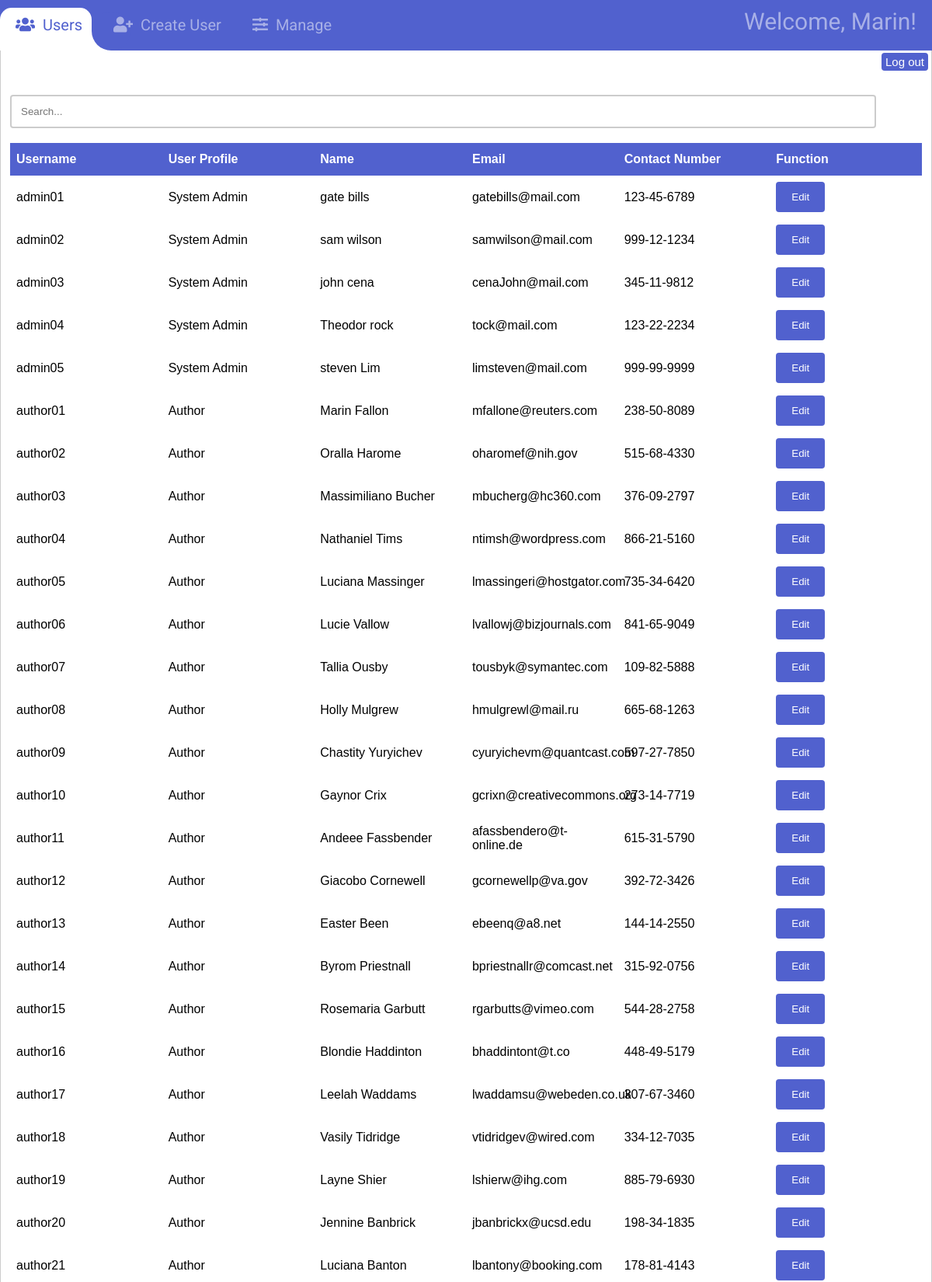
The app's page /main/Admin.php (signed in, upper part) with its own data.
### tables this page shows
CREATE TABLE `user_info` (
  `user_ID` varchar(45) NOT NULL,
  `user_FName` varchar(45) NOT NULL,
  `user_LName` varchar(45) NOT NULL,
  `user_Email` varchar(45) NOT NULL,
  `user_Mobile` varchar(45) NOT NULL,
  `user_Password` varchar(45) NOT NULL,
  `user_Profile` varchar(45) NOT NULL,
  PRIMARY KEY (`user_ID`)
);

### main/Entity/UserEntity.php (called while the page is built, shortened)
<?php
class User {
    function list_users() {
        $connConfig = new Connection();
        $conn = new mysqli($connConfig->get_servername(), $connConfig->get_username(), $connConfig->get_password(), $connConfig->get_dbname());
        $sql = "SELECT user_ID, user_FName, user_LName, user_Email, user_Mobile, user_Password, user_Profile FROM user_info";
        $bool = $conn->query($sql);
        if ($bool->num_rows > 0) {
            $row = mysqli_fetch_all($bool, MYSQLI_ASSOC);
        }
        else {
            $row = "";
        }
        return $row;
    }
}
?>

### main/Controller/AdminListUserController.php (called while the page is built, shortened)
<?php
    include_once("./Entity/UserEntity.php");
    class ViewAndEditUserController {
        function list_users() {
            $show_users = new User();
            $row = $show_users->list_users();
            return $row;
        }
    }
?>

### main/Admin.php (the view, shortened to what this page needs)
<!DOCTYPE html>
<html lang="en">
<head>
  <link rel='stylesheet' href='https://cdnjs.cloudflare.com/ajax/libs/font-awesome/5.10.2/css/all.css'>
  <link rel="stylesheet" href="style/general.css">
</head>
<body>
  <div id="navbar-animmenu">
    <ul class="show-dropdown main-navbar">
      <div class="hori-selector">
        <div class="right"></div>
      </div>
      <li id="userTab" class="active">
        <a href="javascript:openSegment('user');"><i class="fas fa-users"></i>Users</a>
      </li>
      <li id="createuserTab">
        <a href="javascript:openSegment('createuser');"><i class="fas fa-user-plus"></i>Create User</a>
      </li>
      <li id="manageTab">
        <a href="javascript:openSegment('manage');"><i class="fas fa-sliders-h"></i>Manage</a>
      </li>
      <div class="welcome">Welcome, <?php echo $_SESSION["FName"]; ?>!</div>
    </ul>
  </div>
  <a href="LogOut.php">
    <button class="logoutbutton" id="logoutbutton1">Log out</button>
  </a>
  <br> <br>
  <div id="user" class="tabcontent" style="display:block">
    <br><br><br>
    <input type="text" id="searchUserList" onkeyup="searchUserList()" class="searchbar" placeholder="Search...">
    <br><br>
    <form class="" method="post">
      <table id="userlist">
        <thead>
          <th>Username</th>
          <th>User Profile</th>
          <th>Name</th>
          <th>Email</th>
          <th>Contact Number</th>
          <th>Function</th>
        </thead>
        <tbody>
          <?php
          function viewUser() {
            include_once("Controller/AdminListUserController.php");
          }
          $listUser = new ViewAndEditUserController();
          $fetchData = $listUser->list_users();
          if (is_array($fetchData)) {
            foreach ($fetchData as $row) {
          ?>
              <tr>
                <td><?php echo $row['user_ID']; ?> </td>
                <td><?php echo $row['user_Profile']; ?> </td>
                <td><?php echo $row['user_FName']; ?> <?php echo $row['user_LName']; ?></td>
                <td><?php echo $row['user_Email']; ?> </td>
                <td><?php echo $row['user_Mobile']; ?> </td>
                <td>
                  <button type="submit" name="edit" value=<?php echo $row['user_ID']; ?> >Edit</button>
                </td>
              <tr>
              <?php
            }
            } ?>
        </tbody>
      </table>
    </form>
  </div>
</body>
</html>

### main/style/general.css (style rules this page uses)
body { font-family: 'Roboto', sans-serif; }
* { margin: 0; padding: 0; box-sizing: border-box; }
i { margin-right: 10px; }
button { background-color: #5161ce; color: white; padding: 12px 20px; border: none; border-radius: 4px; cursor: pointer; }
table { font-family: Arial, Helvetica, sans-serif; border-collapse: collapse; table-layout: fixed; width: 100%; }
td, th { border: 0px solid #ddd; padding: 8px; }
th { padding-top: 12px; padding-bottom: 12px; text-align: left; background-color: #5161ce; color: white; }
.tabcontent { display: none; padding: 6px 12px; border: 1px solid #ccc; border-top: none; }
.welcome { color: rgba(255,255,255,0.5); text-align: right; float: right; font-size: 30px; display: inline; padding: 0px 20px; position: relative; }
.logoutbutton { float: right; font-size: 15px; padding: 3px 5px; margin: 3px 5px 0px 0px; }
#navbar-animmenu { background: #5161ce; float: left; overflow: hidden; position: relative; padding: 10px 0px; width: 100%; }
#navbar-animmenu ul { padding: 0px; margin: 0px; }
#navbar-animmenu ul li a i { margin-right: 10px; }
#navbar-animmenu li { list-style-type: none; float: left; }
#navbar-animmenu ul li a { color: rgba(255,255,255,0.5); text-decoration: none; font-size: 20px; line-height: 45px; display: block; padding: 0px 20px; transition-duration:0.6s; transition-timing-function: cubic-bezier(0.68, -0.55, 0.265, 1.55); position: relative; }
#navbar-animmenu>ul>li.active>a { color: #5161ce; background-color: transparent; transition: all 0.7s; }
.hori-selector { display:inline-block; position:absolute; height: 100%; top: 10px; left: 0px; transition-duration:0.6s; transition-timing-function: cubic-bezier(0.68, -0.55, 0.265, 1.55); background-color: #fff; border-top-left-radius: 15px; border-top-right-radius: 15px; }
.hori-selector .right, .hori-selector .left { position: absolute; width: 25px; height: 25px; background-color: #fff; bottom: 10px; }
.hori-selector .right { right: -25px; }
.hori-selector .right:before, .hori-selector .left:before { content: ''; position: absolute; width: 50px; height: 50px; border-radius: 50%; background-color: #5161ce; }
.hori-selector .right:before { bottom: 0; right: -25px; }
.popupformcontainer input[type=email], [type=password],[type=text], select { width: 95%; padding: 12px; border: 2px solid #ccc; border-radius: 4px; resize: vertical; }
.formcontainer input[type=email], [type=password],[type=text], select { width: 95%; padding: 12px; border: 2px solid #ccc; border-radius: 4px; resize: vertical; }

### records on screen
user_info: user_ID "admin01", user_Profile "System Admin", user_FName "gate", user_LName "bills", user_Email "gatebills@mail.com", user_Mobile "123-45-6789"
user_info: user_ID "admin02", user_Profile "System Admin", user_FName "sam", user_LName "wilson", user_Email "samwilson@mail.com", user_Mobile "999-12-1234"
user_info: user_ID "admin03", user_Profile "System Admin", user_FName "john", user_LName "cena", user_Email "cenaJohn@mail.com", user_Mobile "345-11-9812"
user_info: user_ID "admin04", user_Profile "System Admin", user_FName "Theodor", user_LName "rock", user_Email "tock@mail.com", user_Mobile "123-22-2234"
user_info: user_ID "admin05", user_Profile "System Admin", user_FName "steven", user_LName "Lim", user_Email "limsteven@mail.com", user_Mobile "999-99-9999"
user_info: user_ID "author01", user_Profile "Author", user_FName "Marin", user_LName "Fallon", user_Email "mfallone@reuters.com", user_Mobile "238-50-8089"
user_info: user_ID "author02", user_Profile "Author", user_FName "Oralla", user_LName "Harome", user_Email "oharomef@nih.gov", user_Mobile "515-68-4330"
user_info: user_ID "author03", user_Profile "Author", user_FName "Massimiliano", user_LName "Bucher", user_Email "mbucherg@hc360.com", user_Mobile "376-09-2797"
user_info: user_ID "author04", user_Profile "Author", user_FName "Nathaniel", user_LName "Tims", user_Email "ntimsh@wordpress.com", user_Mobile "866-21-5160"
user_info: user_ID "author05", user_Profile "Author", user_FName "Luciana", user_LName "Massinger", user_Email "lmassingeri@hostgator.com", user_Mobile "735-34-6420"
user_info: user_ID "author06", user_Profile "Author", user_FName "Lucie", user_LName "Vallow", user_Email "lvallowj@bizjournals.com", user_Mobile "841-65-9049"
user_info: user_ID "author07", user_Profile "Author", user_FName "Tallia", user_LName "Ousby", user_Email "tousbyk@symantec.com", user_Mobile "109-82-5888"
user_info: user_ID "author08", user_Profile "Author", user_FName "Holly", user_LName "Mulgrew", user_Email "hmulgrewl@mail.ru", user_Mobile "665-68-1263"
user_info: user_ID "author09", user_Profile "Author", user_FName "Chastity", user_LName "Yuryichev", user_Email "cyuryichevm@quantcast.com", user_Mobile "597-27-7850"
user_info: user_ID "author10", user_Profile "Author", user_FName "Gaynor", user_LName "Crix", user_Email "gcrixn@creativecommons.org", user_Mobile "273-14-7719"
user_info: user_ID "author11", user_Profile "Author", user_FName "Andeee", user_LName "Fassbender", user_Email "afassbendero@t-online.de", user_Mobile "615-31-5790"
user_info: user_ID "author12", user_Profile "Author", user_FName "Giacobo", user_LName "Cornewell", user_Email "gcornewellp@va.gov", user_Mobile "392-72-3426"
user_info: user_ID "author13", user_Profile "Author", user_FName "Easter", user_LName "Been", user_Email "ebeenq@a8.net", user_Mobile "144-14-2550"
user_info: user_ID "author14", user_Profile "Author", user_FName "Byrom", user_LName "Priestnall", user_Email "bpriestnallr@comcast.net", user_Mobile "315-92-0756"
user_info: user_ID "author15", user_Profile "Author", user_FName "Rosemaria", user_LName "Garbutt", user_Email "rgarbutts@vimeo.com", user_Mobile "544-28-2758"
user_info: user_ID "author16", user_Profile "Author", user_FName "Blondie", user_LName "Haddinton", user_Email "bhaddintont@t.co", user_Mobile "448-49-5179"
user_info: user_ID "author17", user_Profile "Author", user_FName "Leelah", user_LName "Waddams", user_Email "lwaddamsu@webeden.co.uk", user_Mobile "307-67-3460"
user_info: user_ID "author18", user_Profile "Author", user_FName "Vasily", user_LName "Tidridge", user_Email "vtidridgev@wired.com", user_Mobile "334-12-7035"
user_info: user_ID "author19", user_Profile "Author", user_FName "Layne", user_LName "Shier", user_Email "lshierw@ihg.com", user_Mobile "885-79-6930"
user_info: user_ID "author20", user_Profile "Author", user_FName "Jennine", user_LName "Banbrick", user_Email "jbanbrickx@ucsd.edu", user_Mobile "198-34-1835"
user_info: user_ID "author21", user_Profile "Author", user_FName "Luciana", user_LName "Banton", user_Email "lbantony@booking.com", user_Mobile "178-81-4143"

### other values on screen
$_SESSION["FName"] "Marin"
